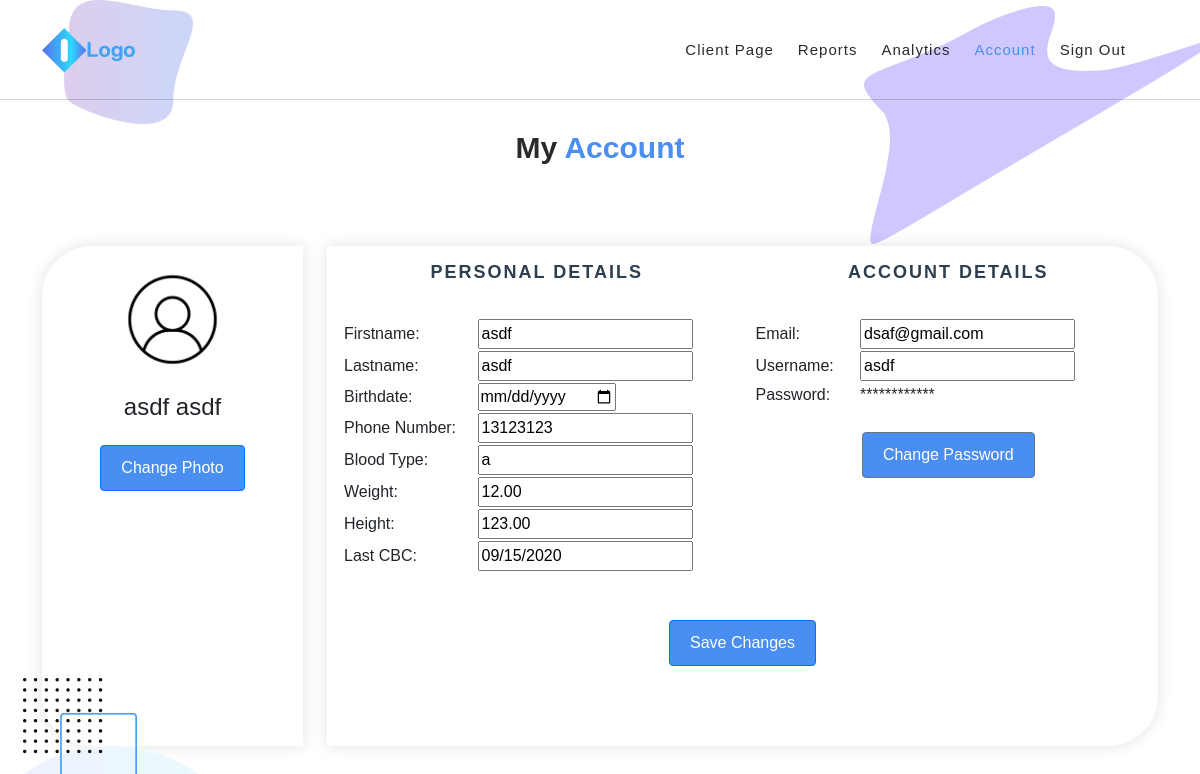
/account/update (signed in), run on the app's committed database.
### isabuhaywebapp/models.py (models this page shows, shortened)
class User(AbstractBaseUser):
    username = models.CharField(verbose_name="username", max_length=25, blank=False, null=False, unique=True)
    email = models.EmailField(verbose_name="email address", max_length=50, blank=False, null=False, unique=True)
    firstname = models.CharField(verbose_name="first name", max_length=20, blank=False, null=False)
    lastname = models.CharField(verbose_name="last name", max_length=20, blank=False, null=False)
    phone_number = models.CharField(verbose_name="phone number", max_length=15, blank=False, null=False)
    profile_picture = models.ImageField(verbose_name="profile picture", null=True, blank=True)
    birthdate = models.DateTimeField(verbose_name="birthdate", blank=True, null=True)
    blood_type = models.CharField(verbose_name="blood type", max_length=5, blank=True, null=True)
    height = models.DecimalField(verbose_name="height", decimal_places = 2, max_digits = 6, validators=[MinValueValidator(Decimal('0.01'))], blank=True, null=True)
    weight = models.DecimalField(verbose_name="weight", decimal_places = 2, max_digits = 6, validators=[MinValueValidator(Decimal('0.01'))], blank=True, null=True)
    is_admin = models.BooleanField(default=False)
    is_active = models.BooleanField(default=True)
    is_staff = models.BooleanField(default=False)
    is_superuser = models.BooleanField(default=False)
    uploads = models.IntegerField(verbose_name="uploads",blank=False, null=False, default=5)
    USERNAME_FIELD="username"
    REQUIRED_FIELDS = [
        'email',
        'firstname',
        'lastname',
        'phone_number',
    ]
    objects = UserManager()

### isabuhaywebapp/views.py (the view)
# urls.py: path('account/update', UpdateAccountPage.as_view(), name='UpdateAccountPage'),
class UpdateAccountPage(LoginRequiredMixin, UpdateView):
    template_name = 'updateAccountPage.html'
    model = User
    form_class = UpdateAccountForm
    success_url = reverse_lazy('DisplayAccountPage')
    def get_object(self, queryset = None):
        userObject = self.request.user
        userObject.birthdate = None if self.request.user.birthdate is None else datetime.strftime(self.request.user.birthdate, "%Y-%m-%d")
        return userObject

### isabuhaywebapp/forms.py
class UpdateAccountForm(forms.ModelForm):
    class Meta:
        model = User
        fields = [
            'firstname',
            'lastname',
            'birthdate',
            'phone_number',
            'blood_type',
            'weight',
            'height',
            'email',
            'username',
        ]

### templates/updateAccountPage.html (shortened to what this page needs)
{% load static %}
<!DOCTYPE html>
<html lang="en">
  <head>
    <link href="{% static 'css/fonts.css' %}" rel="stylesheet">
    <link href="{% static 'vendor/bootstrap/css/bootstrap.min.css' %}" rel="stylesheet">
    <link rel="stylesheet" href="https://use.fontawesome.com/releases/v5.8.1/css/all.css' %}">
    <link rel="stylesheet" href="{% static 'assets/css/templatemo-chain-app-dev.css' %}">
    <link rel="stylesheet" href="{% static 'assets/css/animated.css' %}">
    <link rel="stylesheet" href="{% static 'assets/css/owl.css' %}">
    <link rel="stylesheet" href="{% static 'css/jeff_custom.css' %}">
  </head>
  <body>
    <header class="header-area header-sticky wow slideInDown" data-wow-duration="0.75s" data-wow-delay="0s">
      <div class="container">
        <div class="row">
          <div class="col-12">
            <nav class="main-nav">
               <a href="#" class="logo">
                <img src="{% static 'assets/images/logo.png' %}" alt="Chain App Dev" w>
              </a>
              <ul class="nav">
                <li class="scroll-to-section"><a href="{% url 'DisplayClientSide' %}">Client Page</a></li>
                <li class="scroll-to-section"><a href="{% url 'DisplayAllCBCTestResult' %}">Reports</a></li>
                <li class="scroll-to-section"><a href="#">Analytics</a></li>
                <li class="scroll-to-section"><a href="{% url 'DisplayAccountPage' %}" class="active">Account</a></li>
                <li class="scroll-to-section"><a href="{% url 'LogoutView' %}">Sign Out</a></li>
                <li></li>
              </ul>
            </nav>
          </div>
        </div>
      </div>
    </header>
    <div id="All CBC" class="services section">
      <div class="col-lg-8 offset-lg-2">
        <div class="section-heading  wow fadeInDown" data-wow-duration="1s" data-wow-delay="0.5s">
          <h4>My <em>Account</em></h4>
          </div>
      </div>
      <div class="container">
        <div class="row">
          <div class="col-lg-3 wow slideInLeft">
            <div class="card-body align-items-center text-center" style="background-color: white; box-shadow: 0 0 15px 1px rgba(0, 0, 0, 0.1); z-index: 10; border-top-left-radius: 50px; border-bottom-left-radius: 50px; height: 500px;">
              <img  src="{% static 'assets/images/user-profile-icon.png' %}" class="rounded-circle" style="width: 50%;">
              <div class="mt-3">
                  <h4>{{user.firstname}} {{user.lastname}}</h4>
                  <br>
                  <button class="btn btn-outline-primary">Change Photo</button>
              </div>
            </div>
          </div>
          <div class="col-lg-9 wow slideInRight">
            <form action="" method="POST">
              <div class="card-body align-items-center text-center" style="background-color: white; box-shadow: 0 0 15px 1px rgba(0, 0, 0, 0.1); z-index: 10; border-top-right-radius: 50px; border-bottom-right-radius: 50px; height: 500px;">
                <div class="row">
                  <div class="col-lg-6">
                      <h2 class="fs-title">Personal Details</h2>
                      <br>
                        <table style="width: 100%; text-align: left;">
                          <tr>
                            <td>Firstname: </td>
                            <td><input type="text" name="firstname" value="{{user.firstname}}"></td>
                          </tr>
                          <tr>
                            <td>Lastname: </td>
                            <td><input type="text" name="lastname" value="{{user.lastname}}"></td>
                          </tr>
                          <tr>
                            <td>Birthdate: </td>
                            <td><input type="date" name="birthdate" value="{{user.birthdate}}" onfocus="this.type='date'"></td>
                          </tr>
                          <tr>
                            <td>Phone Number: </td>
                            <td><input type="text" name="phone_number" value="{{user.phone_number}}"></td>
                          </tr>
                          <tr>
                            <td>Blood Type: </td>
                            <td><input type="text" name="blood_type" value="{{user.blood_type}}"></td>
                          </tr>
                          <tr>
                            <td>Weight: </td>
                            <td><input type="number" name="weight" value="{{user.weight}}"></td>
                          </tr>
                          <tr>
                            <td>Height: </td>
                            <td><input type="number" name="height" value="{{user.height}}"></td>
                          </tr>
                          <tr>
                            <td>Last CBC: </td>
                            <td><input type="text" value="09/15/2020" readonly></td>
                          </tr>
                        </table>
                  </div>
                  <div class="col-lg-6">
                      <h2 class="fs-title">Account Details</h2>
                      <br>
                      <table style="width: 100%; text-align: left;">
                        <tr>
                          <td>Email: </td>
                          <td><input type="text" name="email" value="{{user.email}}" ></td>
                        </tr>
                        <tr>
                          <td>Username:</td>
                          <td><input type="text" name="username" value="{{user.username}}" ></td>
                        </tr>
                        <tr>
                          <td>Password:</td>
                          <td>************</td>
                        </tr>
                      </table>
                      <br>
                      <input type="button" class="btn btn-outline-secondary" value="Change Password">
                  </div>
                </div>
                <br></br>
                <input type="submit" class="btn btn-outline-primary" value="Save Changes">
              </div>
            </form>
          </div>
        </div>
      </div>
    </div>
</body>
</html>

### static/assets/css/templatemo-chain-app-dev.css (style rules this page uses)
html, body, div, span, applet, object, iframe, h1, h2, h3, h4, h5, h6, p, blockquote, div pre, a, abbr, acronym, address, big, cite, code, del, dfn, em, font, img, ins, kbd, q, s, samp, small, strike, strong, sub, sup, tt, var, b, u, i, center, dl, dt, dd, ol, ul, li, figure, header, nav, section, article, aside, footer, figcaption { margin: 0; padding: 0; border: 0; outline: 0; }
ul, li { padding: 0; margin: 0; list-style: none; }
header, nav, section, article, aside, footer, hgroup { display: block; }
* { box-sizing: border-box; }
html, body { font-family: 'Roboto', sans-serif; font-weight: 400; background-color: #fff; -ms-text-size-adjust: 100%; -webkit-font-smoothing: antialiased; -moz-osx-font-smoothing: grayscale; }
a { text-decoration: none !important; }
h1, h2, h3, h4, h5, h6 { margin-top: 0px; margin-bottom: 0px; }
ul { margin-bottom: 0px; }
img { width: 100%; overflow: hidden; }
html, body { background: #fff; font-family: 'Roboto', sans-serif; }
.section-heading { position: relative; z-index: 2; }
.section-heading h4 { color: #2a2a2a; font-size: 30px; font-weight: 700; text-transform: capitalize; margin-bottom: 10px; }
.section-heading h4 em { font-style: normal; color: #4b8ef1; }
.header-area { background-color: transparent; border-bottom: 1px solid rgba(42,42,42,0.2); position: absolute; left: 0px; right: 0px; z-index: 100; height: 100px; -webkit-transition: all .5s ease 0s; -moz-transition: all .5s ease 0s; -o-transition: all .5s ease 0s; transition: all .5s ease 0s; }
.header-area .main-nav { min-height: 80px; background: transparent; }
.header-area .main-nav .logo { float: left; -webkit-transition: all 0.3s ease 0s; -moz-transition: all 0.3s ease 0s; -o-transition: all 0.3s ease 0s; transition: all 0.3s ease 0s; }
.header-area .main-nav .logo { line-height: 100px; float: left; -webkit-transition: all 0.3s ease 0s; -moz-transition: all 0.3s ease 0s; -o-transition: all 0.3s ease 0s; transition: all 0.3s ease 0s; }
.header-area .main-nav .nav { float: right; margin-top: 30px; margin-right: 0px; background-color: transparent; -webkit-transition: all 0.3s ease 0s; -moz-transition: all 0.3s ease 0s; -o-transition: all 0.3s ease 0s; transition: all 0.3s ease 0s; position: relative; z-index: 999; }
.header-area .main-nav .nav li { padding-left: 20px; padding-right: 20px; }
.header-area .main-nav .nav li:nth-child(6) { padding-right: 0px; padding-left: 40px; }
.header-area .main-nav .nav li a { display: block; font-weight: 500; font-size: 15px; color: #2a2a2a; text-transform: capitalize; -webkit-transition: all 0.3s ease 0s; -moz-transition: all 0.3s ease 0s; -o-transition: all 0.3s ease 0s; transition: all 0.3s ease 0s; height: 40px; line-height: 40px; border: transparent; letter-spacing: 1px; }
.header-area .main-nav .nav li:hover a, .header-area .main-nav .nav li a.active { color: #4b8ef1!important; }
.header-area.header-sticky { min-height: 80px; }
.header-area .nav { margin-top: 30px; }
.header-area.header-sticky .nav li a.active { color: #4b8ef1; }
@media (max-width: 1200px) { .header-area .main-nav .nav li { padding-left: 12px; padding-right: 12px; } }
@media (max-width: 1200px) { .header-area .main-nav:before { display: none; } }
@media (min-width: 767px) { .header-area .main-nav .nav { display: flex !important; } }
.services { padding-top: 130px; position: relative; }
.services:after { content: ''; background-image: url(../images/services-left-dec.png); background-repeat: no-repeat; position: absolute; left: 0; bottom: -300px; width: 261px; height: 368px; z-index: 0; }
.services:before { content: ''; background-image: url(../images/services-right-dec.png); background-repeat: no-repeat; position: absolute; right: 0; top: 0; width: 1136px; height: 244px; z-index: 0; }
.services .section-heading { text-align: center; margin-bottom: 80px; }
.btn { padding: 10px 20px; background: #4b8ef1; color: #fff; transition: all .3s; }
@media (max-width: 1200px) { .header-area .main-nav .nav li:last-child { padding-left: 20px; } }

### static/css/jeff_custom.css (style rules this page uses)
.fs-title { font-size: 18px; text-transform: uppercase; color: #2C3E50; margin-bottom: 10px; letter-spacing: 2px; font-weight: bold; }

### data on the page
User: firstname "asdf", lastname "asdf", phone_number "13123123", blood_type "a", weight "12.00", height "123.00", email "dsaf@gmail.com", username "asdf"
